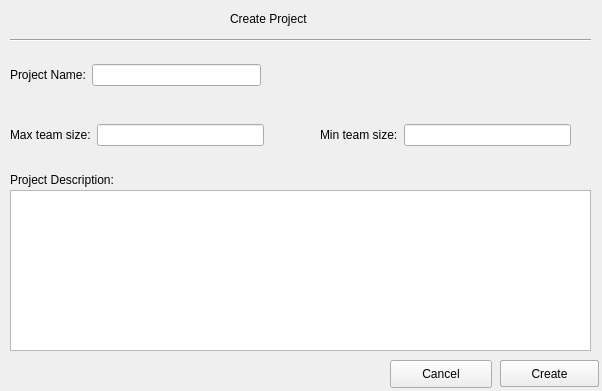
<?xml version="1.0" encoding="UTF-8"?>
<ui version="4.0">
 <class>CreateProjectView</class>
 <widget class="QDialog" name="CreateProjectView">
  <property name="geometry">
   <rect>
    <x>0</x>
    <y>0</y>
    <width>602</width>
    <height>391</height>
   </rect>
  </property>
  <property name="windowTitle">
   <string>Dialog</string>
  </property>
  <widget class="Line" name="line">
   <property name="geometry">
    <rect>
     <x>10</x>
     <y>30</y>
     <width>581</width>
     <height>20</height>
    </rect>
   </property>
   <property name="orientation">
    <enum>Qt::Horizontal</enum>
   </property>
  </widget>
  <widget class="QLabel" name="dialogTitleLbl">
   <property name="geometry">
    <rect>
     <x>230</x>
     <y>10</y>
     <width>101</width>
     <height>17</height>
    </rect>
   </property>
   <property name="text">
    <string>Create Project</string>
   </property>
  </widget>
  <widget class="QPushButton" name="updateBtn">
   <property name="geometry">
    <rect>
     <x>500</x>
     <y>360</y>
     <width>99</width>
     <height>27</height>
    </rect>
   </property>
   <property name="text">
    <string>Update</string>
   </property>
  </widget>
  <widget class="QPushButton" name="createBtn">
   <property name="geometry">
    <rect>
     <x>500</x>
     <y>360</y>
     <width>99</width>
     <height>27</height>
    </rect>
   </property>
   <property name="text">
    <string>Create</string>
   </property>
  </widget>
  <widget class="QLabel" name="label_6">
   <property name="geometry">
    <rect>
     <x>10</x>
     <y>170</y>
     <width>171</width>
     <height>20</height>
    </rect>
   </property>
   <property name="text">
    <string>Project Description:</string>
   </property>
  </widget>
  <widget class="QPlainTextEdit" name="projectDescriptionLE">
   <property name="geometry">
    <rect>
     <x>10</x>
     <y>190</y>
     <width>581</width>
     <height>161</height>
    </rect>
   </property>
  </widget>
  <widget class="QWidget" name="layoutWidget">
   <property name="geometry">
    <rect>
     <x>10</x>
     <y>60</y>
     <width>251</width>
     <height>30</height>
    </rect>
   </property>
   <layout class="QHBoxLayout" name="horizontalLayout_2">
    <item>
     <widget class="QLabel" name="label_3">
      <property name="text">
       <string>Project Name:</string>
      </property>
     </widget>
    </item>
    <item>
     <widget class="QLineEdit" name="projectNameLE"/>
    </item>
   </layout>
  </widget>
  <widget class="QWidget" name="layoutWidget">
   <property name="geometry">
    <rect>
     <x>10</x>
     <y>120</y>
     <width>254</width>
     <height>30</height>
    </rect>
   </property>
   <layout class="QHBoxLayout" name="horizontalLayout_3">
    <item>
     <widget class="QLabel" name="label">
      <property name="text">
       <string>Max team size:</string>
      </property>
     </widget>
    </item>
    <item>
     <widget class="QLineEdit" name="maxTeamSizeLE"/>
    </item>
   </layout>
  </widget>
  <widget class="QWidget" name="layoutWidget">
   <property name="geometry">
    <rect>
     <x>320</x>
     <y>120</y>
     <width>251</width>
     <height>30</height>
    </rect>
   </property>
   <layout class="QHBoxLayout" name="horizontalLayout_4">
    <item>
     <widget class="QLabel" name="label_4">
      <property name="text">
       <string>Min team size:</string>
      </property>
     </widget>
    </item>
    <item>
     <widget class="QLineEdit" name="minTeamSizeLE"/>
    </item>
   </layout>
  </widget>
  <widget class="QPushButton" name="cancelButton">
   <property name="geometry">
    <rect>
     <x>390</x>
     <y>360</y>
     <width>102</width>
     <height>28</height>
    </rect>
   </property>
   <property name="text">
    <string>Cancel</string>
   </property>
  </widget>
  <zorder>layoutWidget</zorder>
  <zorder>layoutWidget</zorder>
  <zorder>layoutWidget</zorder>
  <zorder>line</zorder>
  <zorder>dialogTitleLbl</zorder>
  <zorder>updateBtn</zorder>
  <zorder>createBtn</zorder>
  <zorder>label_6</zorder>
  <zorder>projectDescriptionLE</zorder>
  <zorder>cancelButton</zorder>
 </widget>
 <resources/>
 <connections/>
</ui>
